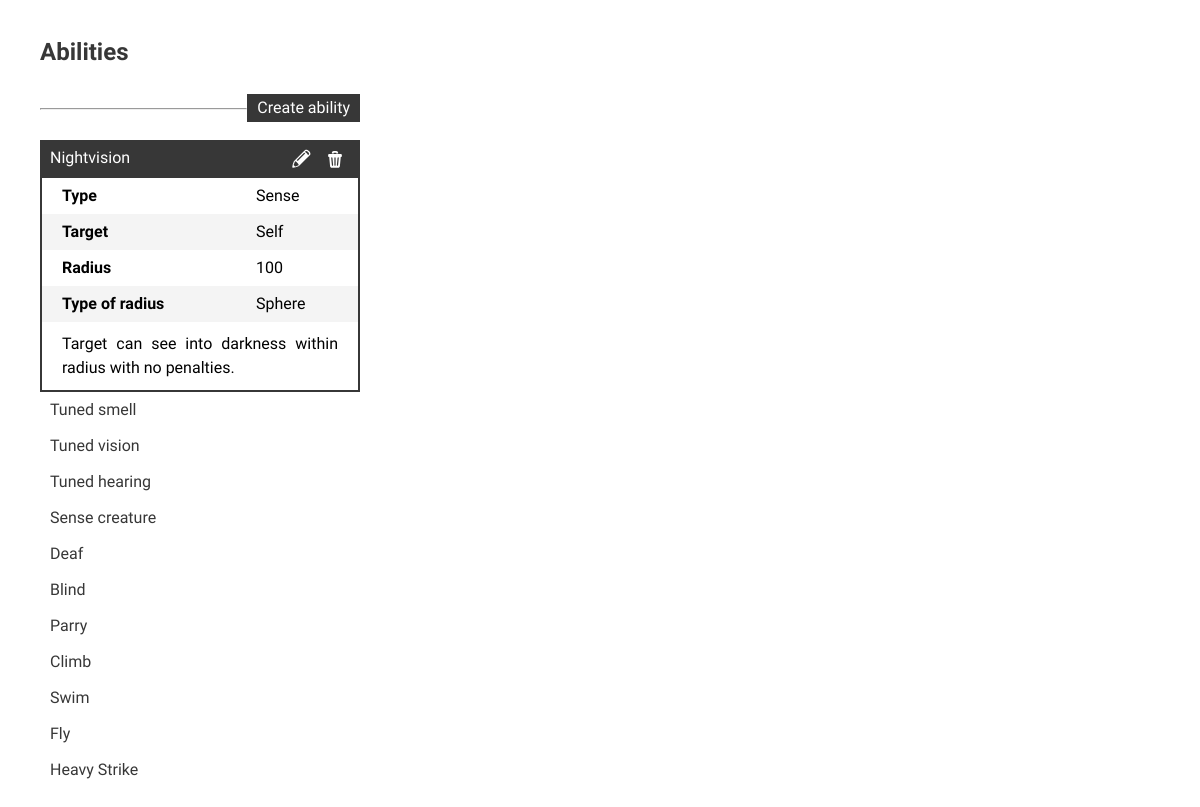
Screenshot of /ability/index.php with the database file from the repository.
### tables this page shows
CREATE TABLE `ability` (
  `rpg` varchar(140) NOT NULL,
  `name` varchar(45) NOT NULL,
  `type` varchar(45) DEFAULT NULL,
  `target` varchar(45) DEFAULT NULL,
  `targetNum` tinyint(4) DEFAULT NULL,
  `range` smallint(6) DEFAULT NULL,
  `radius` smallint(6) DEFAULT NULL,
  `radiusType` varchar(45) DEFAULT NULL,
  `description` text,
  PRIMARY KEY (`rpg`,`name`)
);

### ability/index.php (called while the page is built)
<?php
$singular_tag = 'ability';
$plural_tag = 'Abilities';
$table_name = $singular_tag;
$unique_id = 'name';
$exceptions_to_accordian_content = array('name', 'rpg');
$folder_ext = '../';
require_once $folder_ext . 'php/view_helper.php';
?>

### php/create_helper.php (the view, shortened to what this page needs)
<?php
function createTableSection ($data, $exclusions)
{
	$description = "";
	$return = "";
	$return .= '<table>';
	foreach ($data as $column => $content)
	{
		if (!in_array($column,$exclusions,TRUE) && $content)
		{
			$column = extractColumnName($column);
			if($column === 'Description')
				$description .= '<p class="table_desc">'.$content.'</p>';
			else if($column === 'Hidden property')
				$description .= '<p class="table_desc"><b>Hidden property:</b> '.$content.'</p>';
			else
				$return .= '<tr><td class="title">'.$column.'</td><td>'.$content.'</td></tr>';
		}
	}
	$return .= '</table>';
	$return .= $description;
	return $return;
}
function extractColumnName($column)
{
	if(strpos($column, 'primary') !== FALSE || strpos($column, 'secondary') !== FALSE)
		splitString($column, 'Type');
	else
		reorderString($column, 'Type', 'Type of ', '');
	reorderString($column, 'Num', 'Number of ', 's');
	removeCamelCase($column);
	$column = ucfirst($column);
	return $column;
}
function removeCamelCase(&$string)
{
	$re = '/(?#! splitCamelCase Rev:20140412)
		# Split camelCase "words". Two global alternatives. Either g1of2:
		  (?<=[a-z])      # Position is after a lowercase,
		  (?=[A-Z])       # and before an uppercase letter.
		| (?<=[A-Z])      # Or g2of2; Position is after uppercase,
		  (?=[A-Z][a-z])  # and before upper-then-lower case.
		/x';
	$words = preg_split($re, $string);
	$string = "";
	foreach($words as $value)
		$string .= lcfirst($value) . " ";
}
function reorderString(&$string, $cut_string, $prepend_string, $append_string)
{
	$cut = strlen($cut_string);
}
function createAccordionSection ($header, $content)
{
	$header_SPC = removeSpaces($header);
	$delete_icon = getIcon('delete', 'icon_danger');
	$edit_icon = getIcon('edit', 'icon_inform');
	$return =  '<h3 id="'.$header_SPC.'_accordchild">'.$header.'<span id="'.$header_SPC.'_delete" class="mini_btn">'.$delete_icon.'</span><span id="'.$header_SPC.'_edit" class="mini_btn">'.$edit_icon.'</span></span></h3>';
	$return .= '<div>';
	$return .= $content;
	$return .= '</div>';
	return $return;
}
function getIcon($part_id, $extra_class)
{
	return '<div class="icon '.$extra_class.'"><svg viewBox="0 0 32 32"><use xlink:href="#'.$part_id.'_icon"></use></svg></div>';
}
function removeSpaces($string)
{
	return str_replace(' ', 'SPC', $string);
}
function createAccordion ($id, $class, $sections)
{
	$return =  '<section id="'.$id.'" class="'.$class.'">';
	foreach ($sections as $section)
	{
		$return .= $section;
	}
	$return .= '</section>';
	return $return;
}
function createHead ($title, $description, $css_file, $js_files)
{
	$return =  '<head>';
	$return .= '<meta charset="UTF-8">';
    $return .= '<title>'.$title.'</title>';
    $return .= '<meta name="viewport" content="width=device-width">';
    $return .= '<meta name="description" content="'.$description.'">';
    $return .= '<meta name="author" content="Ryan Saunders">';
	if(is_array($css_file) && !empty($css_file))
	{
		foreach ($css_file as $css_file_single)
    		$return .= '<link rel="stylesheet" type="text/css" href="'.$css_file_single.'">';
	}
	else
		$return .= '<link rel="stylesheet" type="text/css" href="'.$css_file.'">';
	if ($js_files !== NULL  && !empty($js_files))
	{
		$return .= '<script type="text/javascript" src="http://ajax.googleapis.com/ajax/libs/jquery/1.8.2/jquery.min.js"></script>';
		foreach ($js_files as $js_file)
    		$return .= '<script type="text/javascript" src="'.$js_file.'"></script>';
    }
	$return .= '</head>';
	return $return;
}
?>

### php/view_helper.php (shortened to what this page needs)
<?php
$css_file_main = $folder_ext . 'css/style.css';
$css_file_accordian = $folder_ext . 'css/table_accordian.css';
$css_file = array($css_file_main, $css_file_accordian);
require_once $folder_ext . 'php/create_helper.php';
$js_helper = $folder_ext . 'js/table_view_helper.js';
$js_ui = "//code.jquery.com/ui/1.11.4/jquery-ui.js";
require_once $folder_ext . 'php/db/connection.php';
$html_input = "";
$head_input = "";
$status_input = "";
$id_input = "";
$before_body_input = "";
try
{
	$id_input = $table_name .'_'. $unique_id;
	$sql = 'SELECT * FROM '.$table_name;
	$statement = $database->prepare($sql);
	$statement->execute();
	$all_rows = $statement->fetchAll(PDO::FETCH_ASSOC);
	$title = "View " . $plural_tag;
	$head_input = createHead($title, "", $css_file, array($js_helper, $js_ui));
	$accordian_sections = array();
	foreach($all_rows as $row)
	{
		$temp = createTableSection($row, $exceptions_to_accordian_content);
		$accordian_sections[] = createAccordionSection($row[$unique_id], $temp);
	}
	$accordian_input = createAccordion('accordion', 'accordion', $accordian_sections);
	$before_body_input .= getIcons();
	$html_input .= $accordian_input;
}
catch (PDOException $e)
{
	$html_input = '<p style="color:red">ERROR:'.$e->getMessage().'</p>';
}
echo <<<HTML_TEXT
<!doctype html>
<html>
	$head_input
<body>
	$before_body_input
	<div id="extra"></div>
	<div id="status" class="note">$status_input</div>
	<div class="page-container page-small">
		<h1>$plural_tag</h1>
		<a href="create/index.php"><div class="hold_btn_right"><button class="btn confirm-btn">Create $singular_tag</button></div></a>
		<br>
        <hr>
    	$html_input
    </div>
	<div id="$id_input" class="unique-id" hidden></div>
</body>
</html>
HTML_TEXT;
?>

### css/style.css (style rules this page uses)
html, body, div, span, applet, object, iframe, h1, h2, h3, h4, h5, h6, p, blockquote, pre, a, abbr, acronym, address, big, cite, code, del, dfn, em, img, ins, kbd, q, s, samp, small, strike, strong, sub, sup, tt, var, b, u, i, center, dl, dt, dd, li, fieldset, form, label, legend, table, caption, tbody, tfoot, thead, tr, th, td, article, aside, canvas, details, embed, figure, figcaption, footer, header, hgroup, menu, nav, output, ruby, section, summary, time, mark, audio, video { margin: 0; padding: 0; border: 0; font-size: 100%; vertical-align: baseline; font-family: 'Cuprum', sans-serif; }
article, aside, details, figcaption, figure, footer, header, hgroup, menu, nav, section { display: block; }
body { line-height: 1; }
table { border-collapse: collapse; border-spacing: 0; }
a { outline:none; }
a:link { text-decoration: none }
h1, h2, h3, h4, h5 { font-family: 'Viga', sans-serif; margin-bottom:20px; color:#373737; }
h1 { font-size:24px; }
p { line-height:24px; margin-bottom:10px; }
hr { margin-bottom:30px; }
.page-container { margin:40px; }
.page-small { max-width:320px; }
.page-small p { text-align:justify; }
.btn { font-family: 'Viga', sans-serif; font-weight:400; font-size:16px; line-height:26px; border:none; background-color:#686868; color:#FFF; padding-left:10px; padding-right:10px; transition: all 0.5s; cursor: pointer; width:auto; margin-top:10px; border-bottom:0px solid #373737; }
.hold_btn_right { display:inline; float:right; }
.confirm-btn { background-color:#373737; }
.title { font-weight:700; padding-top:10px; padding-bottom:10px; }
td { padding-left:20px; padding-right:20px; vertical-align:middle; }
table { width:100%; }
tr:nth-child(even) { background-color:#F4F4F4; }
.table_desc { padding-left:20px; padding-right:20px; padding-top:10px; text-align:left; }

### css/table_accordian.css (style rules this page uses)
.ui-accordion-header .mini_btn { float:right; margin-left:4px; padding:2px; display:none; margin-top:-6px; }
.ui-state-active .mini_btn { display: inherit; }
.ui-accordion-header { font-weight:400; cursor:pointer; transition:all .3s; padding:10px; margin:0px; }
.ui-accordion-content { margin: 0px; border:2px solid #373737; }
.ui-state-focus, .ui-state-active { background-color:#373737; color:#FFF; }
.icon { width:20px; height:20px; fill: #FFF; transition:all 0.3s; border-radius:4px; padding:3px; }

### rows the page displays
ability: name "Nightvision", type "Sense Self 100 Sphere", description "Target can see into darkness within radius with no penalties."
ability: name "Tuned smell"
ability: name "Tuned vision"
ability: name "Tuned hearing"
ability: name "Sense creature"
ability: name "Deaf"
ability: name "Blind"
ability: name "Parry"
ability: name "Climb"
ability: name "Swim"
ability: name "Fly"
ability: name "Heavy Strike"

### other values shown
$plural_tag "Abilities"
$singular_tag "ability"
$column "Type Target Radius Type of radius"
